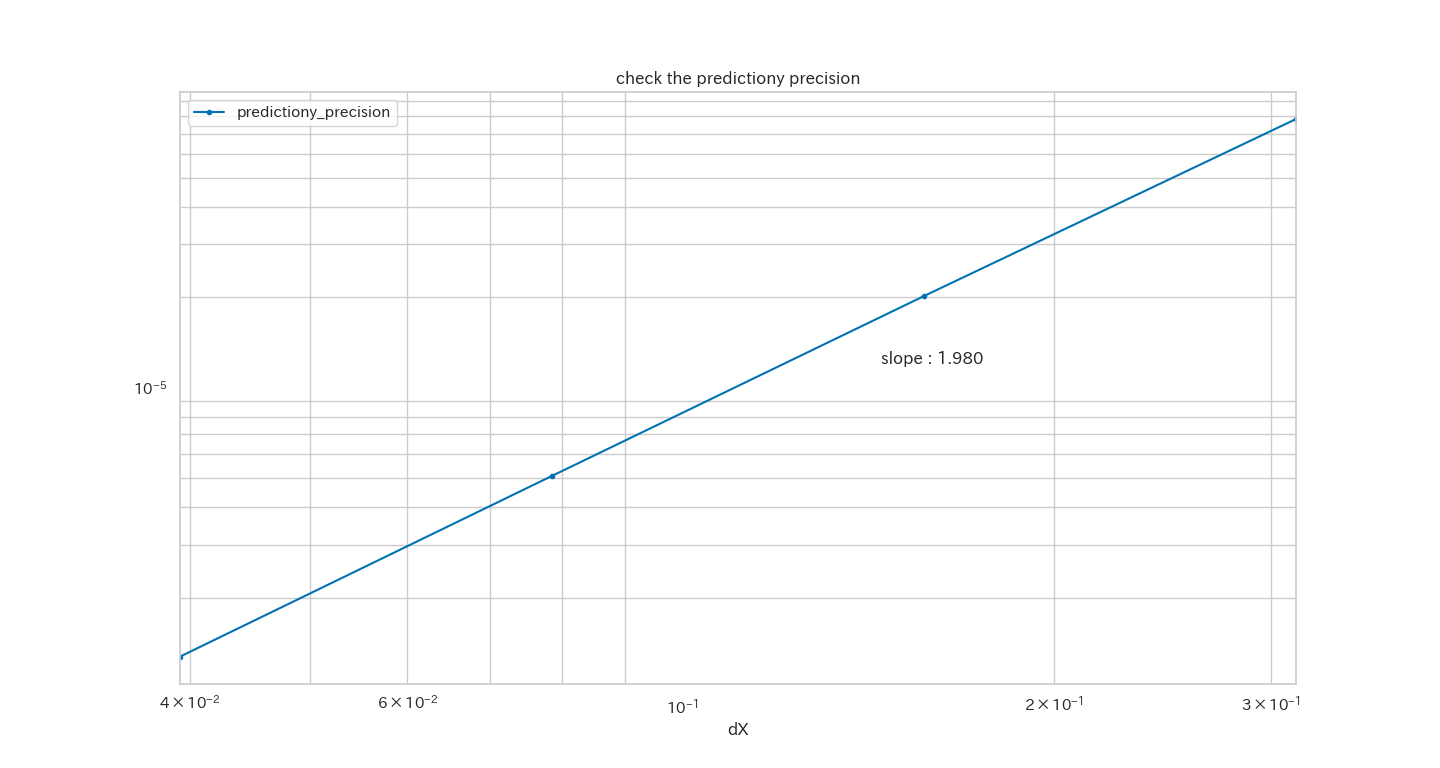

Reproduce this figure in Python.
import matplotlib.pyplot as plt
import seaborn as sns
from matplotlib import cm
from ipywidgets import interact, FloatSlider
import numpy as np
import matplotlib as mpl
from mpl_toolkits.mplot3d import Axes3D
#スタイルの設定
sns.set(font="TakaoPGothic", palette="colorblind", style="whitegrid")
#datファイルからデータを読み取る
axisx, axisy = np.loadtxt("./chk_predictiony_precision.dat", comments='!', unpack=True)
#x, yの値の設定
x = axisx
y = axisy
log_x = [np.log(i) for i in x]
log_y = [np.log(i) for i in y]
#回帰直線
a, b = np.polyfit(log_x, log_y, 1)
print('a is :', a)
print('b is :', b)
# 1. Figureのインスタンスを生成
fig = plt.figure()
# 2. Axesのインスタンスを生成
ax = fig.add_subplot(111)
# 3. データを渡してプロット
line1, = ax.plot(x, y, label = 'predictiony_precision', marker='.')
# 4. グラフタイトル, ラベル付け等
ax.set_xlim(2.0*np.pi/160, 2.0*np.pi/20)
ax.set_xscale("log")
ax.set_yscale("log")
ax.set_xlabel("dX")
ax.text(0.145, 0.000012, 'slope : 1.980')
ax.set_title("check the predictiony precision")
ax.legend()
# 5. グラフを描画
plt.grid(which="both")
plt.show()
